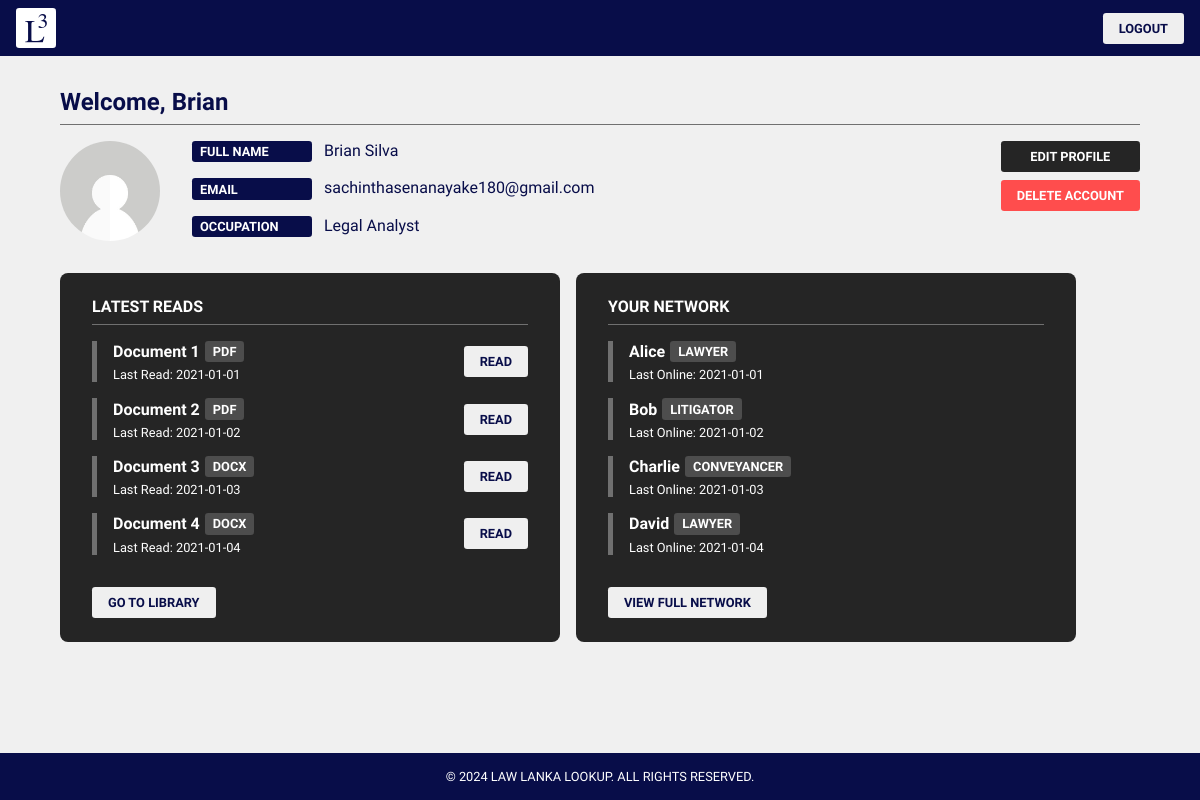
The page /dashboard (signed in) on the database as committed earlier.
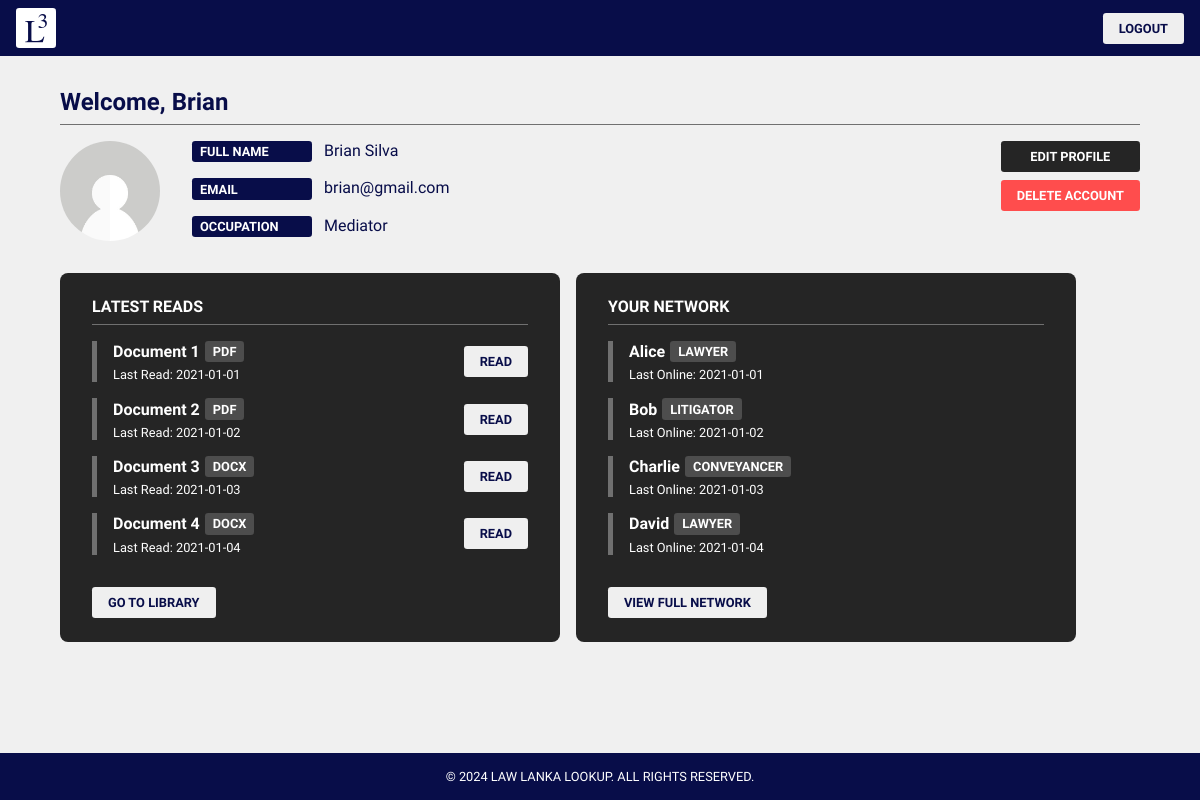
The same page on the database as committed later.
### tables this page shows
CREATE TABLE users (
                    id INTEGER PRIMARY KEY AUTOINCREMENT,
                    email TEXT UNIQUE,
                    full_name TEXT,
                    occupation TEXT,
                    password TEXT
                );

### app.py (the view)
@app.route("/dashboard", methods=["GET"])
def dashboard():
    if "user_id" not in session:
        return redirect(url_for("login"))
    status = db.select_user(user_id=session["user_id"])
    if not status["success"]:
        return redirect(url_for("login"))
    user = {
        "first_name": status["user"]["full_name"].split()[0].capitalize(),
        "full_name": status["user"]["full_name"],
        "email": status["user"]["email"],
        "occupation": status["user"]["occupation"],
    }
    return render_template(
        "dashboard.html",
        user=user,
        legal_occupations=legal_occupations,
        latest_reads=latest_reads,
        last_online=last_online,
    )

### database.py (called while the page is built)
    def get_connection(self):
        conn = sqlite3.connect(self.database_url)
        conn.row_factory = sqlite3.Row
        return conn

    def select_user(self, user_id=None, email=None):
        conn = self.get_connection()
        status = {}
        try:
            cursor = conn.execute(
                """
                SELECT * FROM users
                WHERE id = ? OR email = ?
                """,
                (user_id, email),
            )
            user = cursor.fetchone()
            if user is None:
                raise sqlite3.Error("User does not exist, please register first.")
            status = {
                "success": True,
                "message": "User retrieved successfully.",
                "user": dict(user),
            }
        except sqlite3.Error as e:
            status = {"success": False, "message": str(e)}
        finally:
            conn.close()
        return status

### templates/dashboard.html (shortened to what this page needs)
{% extends "base.html" %}
{% block additional_links %}
  <link href="{{ url_for('static', filename='styles/dashboard.css') }}" rel="stylesheet" />
{% endblock additional_links %}
{% block nav_buttons %}
  <button class="button" id="logout">Logout</button>
{% endblock nav_buttons %}
{% block content %}
  <main class="container cols">
    <section id="profile" class="cols">
      <p class="title" id="welcome">Welcome, {{ user.first_name }}</p>
      <div id="profile-details" class="rows">
        <img src="{{ url_for('static', filename='images/avatar.jpg') }}"
             id="profile-image"
             alt="Profile Image"
             height="100"
             width="100" />
        <div id="details" class="cols">
          <p>
            <span class="badge">Full Name</span> {{ user.full_name }}
          </p>
          <p>
            <span class="badge">Email</span> {{ user.email }}
          </p>
          <p>
            <span class="badge">Occupation</span> {{ user.occupation }}
          </p>
        </div>
        <div id="controls" class="cols">
          <button id="edit-profile-activate-button" class="button secondary">Edit Profile</button>
          <button class="button danger">Delete Account</button>
        </div>
      </div>
    </section>
    <div id="divider" class="rows">
      <section id="latest-reads" class="card cols">
        <p class="card-title">Latest Reads</p>
        <div class="items cols">
          {% for document in latest_reads %}
            <div class="item rows">
              <div class="cols">
                <div class="rows">
                  <p class="name">{{ document.name }}</p>
                  <span class="badge">{{ document.type }}</span>
                </div>
                <p class="small">Last Read: {{ document.date }}</p>
              </div>
              <button class="button">Read</button>
            </div>
          {% endfor %}
        </div>
        <div class="controls">
          <button id="library" class="button">Go to Library</button>
        </div>
      </section>
      <section id="your-network" class="card cols">
        <p class="card-title">Your Network</p>
        <div class="items cols">
          {% for user in last_online %}
            <div class="item rows">
              <div class="cols">
                <div class="rows">
                  <p class="name">{{ user.name }}</p>
                  <span class="badge">{{ user.expertise }}</span>
                </div>
                <p class="small">Last Online: {{ user.last_online }}</p>
              </div>
            </div>
          {% endfor %}
        </div>
        <div class="controls">
          <button id="network" class="button">View Full Network</button>
        </div>
      </section>
    </div>
  </main>
{% endblock content %}

### templates/base.html (shortened to what this page needs)
<!DOCTYPE html>
<html lang="en">
  <head>
    <link href="{{ url_for('static', filename='styles/common.css') }}" rel="stylesheet" />
    {% block additional_links %}
    {% endblock additional_links %}
  </head>
  <body class="container cols">
    <header id="navbar" class="rows">
      <img src="{{ url_for('static', filename='images/logo.svg') }}"
           alt="Law Lanka Lookup Logo"
           id="logo"
           height="50"
           width="50" />
      <section id="nav-buttons" class="rows">
        {% block nav_buttons %}
        {% endblock nav_buttons %}
      </section>
    </header>
    {% block content %}
    {% endblock content %}
    {% include "partials/footer.html" %}
  </body>
</html>

### templates/partials/footer.html
<footer class="rows">
  <p>© 2024 Law Lanka Lookup. All Rights Reserved.</p>
</footer>

### static/styles/common.css (style rules this page uses)
:root { --primary-color: #080d49; --secondary-color: #252525; --text-color: #ffffff; --background-color: #f0f0f0; --danger-color: #ff4d4d; --success-color: #00b158; --primary-hover-color: #d6d9f0; --secondary-hover-color: #3a3a3a; --danger-hover-color: #ff6666; --danger-light-hover-color: #ffdfdf; --border-color: #707070; --primary-badge-color: #080d49; --secondary-badge-color: #4d4d4d; --modal-transparent-background: #ffffffdd; }
* { font-family: "Plus Jakarta Sans", sans-serif; box-sizing: border-box; color: var(--primary-color); margin: 0; padding: 0; }
.container { display: flex; height: 100%; }
.cols { display: flex; flex-direction: column; align-items: center; justify-content: center; gap: 1rem; }
.rows { display: flex; flex-direction: row; align-items: center; justify-content: center; gap: 1rem; }
.button { font-family: "Plus Jakarta Sans", sans-serif; font-size: 0.8rem; padding: 0.5rem 1rem; border: none; border-radius: 0.2rem; cursor: pointer; color: var(--primary-color); font-weight: 600; text-transform: uppercase; transition: background-color 0.2s ease-in-out; }
.button.secondary { background-color: var(--secondary-color); color: var(--text-color); }
.button.danger { background-color: var(--danger-color); color: var(--text-color); }
.card { background-color: var(--secondary-color); padding: 1.5rem 2rem; width: 600px; border-radius: 0.5rem; }
.card p, .card label { color: var(--text-color); }
.card p.card-title { font-weight: 600; text-transform: uppercase; margin: 0 0 1rem 0; padding-bottom: 0.5rem; border-bottom: 1px solid var(--border-color); }
.card div.controls { margin-top: 2rem; }
body.container.cols { height: 100vh; background-color: var(--background-color); }
img#logo { cursor: pointer; width: 40px; height: 40px; }
span.badge { background-color: var(--primary-badge-color); color: var(--text-color); padding: 0.2rem 0.5rem; border-radius: 0.2rem; font-size: 0.8rem; font-weight: 600; text-transform: uppercase; }
header { background-color: var(--primary-color); }
header#navbar { width: 100%; justify-content: left; padding: 0.5rem 1rem; }
header#navbar section#nav-buttons { margin-left: auto; }
footer.rows { background-color: var(--primary-color); width: 100%; padding: 1rem 0; }
footer.rows p { color: var(--text-color); text-transform: uppercase; font-size: 0.8rem; }

### static/styles/dashboard.css (style rules this page uses)
main.container.cols { justify-content: flex-start; align-items: flex-start; width: 90%; margin: 1rem auto; gap: 2rem; }
main section#profile { align-items: flex-start; width: 100%; }
main section#profile p.title { font-size: 1.5rem; font-weight: 600; padding-bottom: 0.5rem; border-bottom: 1px solid var(--border-color); width: 100%; }
main section#profile img#profile-image { border-radius: 100%; }
main section#profile div#profile-details { align-items: flex-start; gap: 2rem; width: 100%; }
main section#profile div#profile-details div#details { align-items: flex-start; }
main section#profile div#profile-details div#details span.badge { margin-right: 0.5rem; width: 120px; display: inline-block; }
main section#profile div#controls { align-items: flex-start; margin-left: auto; gap: 0.5rem; }
main section#profile div#controls button { width: 100%; }
main div#divider { flex: 1; align-items: flex-start; justify-content: flex-start; width: 100%; }
main div#divider section.card { align-items: flex-start; gap: 0; width: 500px; }
main div#divider section.card p.card-title { width: 100%; }
main div#divider section.card div.items { width: 100%; align-items: flex-start; }
main div#divider section.card div.items div.item { padding-left: 1rem; border-left: 5px solid var(--border-color); width: 100%; }
main div#divider section.card div.items div.item div.cols { align-items: flex-start; gap: 5px; width: 100%; }
main div#divider section.card div.items div.item div.cols div.rows { gap: 5px; }
main div#divider section.card div.items div.item div.cols div.rows p.name { font-weight: 600; }
main div#divider section.card div.items div.item div.cols div.rows span.badge { background-color: var(--secondary-badge-color); }
main div#divider section.card div.items div.item p.small { font-size: 0.8rem; color: var(--text-color); }

Rows that differ between the two databases and show on the page:
changed users "Brian Silva": email "sachinthasenanayake180@gmail.com" → "brian@gmail.com"; occupation "Legal Analyst" → "Mediator"
